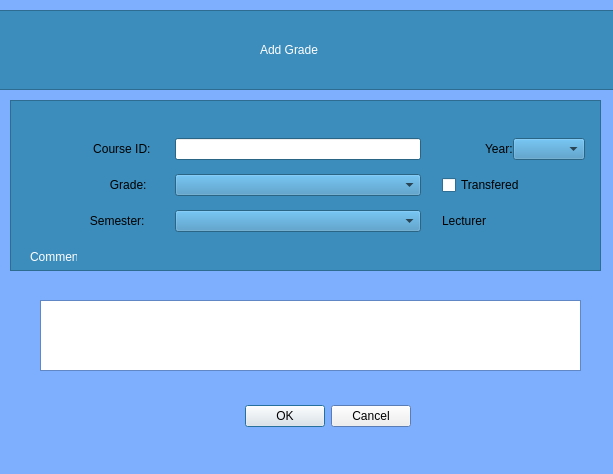
<?xml version="1.0" encoding="UTF-8"?>
<ui version="4.0">
 <class>Dialog</class>
 <widget class="QDialog" name="Dialog">
  <property name="geometry">
   <rect>
    <x>0</x>
    <y>0</y>
    <width>613</width>
    <height>474</height>
   </rect>
  </property>
  <property name="palette">
   <palette>
    <active>
     <colorrole role="WindowText">
      <brush brushstyle="SolidPattern">
       <color alpha="255">
        <red>255</red>
        <green>255</green>
        <blue>255</blue>
       </color>
      </brush>
     </colorrole>
     <colorrole role="Dark">
      <brush brushstyle="SolidPattern">
       <color alpha="255">
        <red>0</red>
        <green>85</green>
        <blue>255</blue>
       </color>
      </brush>
     </colorrole>
     <colorrole role="Text">
      <brush brushstyle="SolidPattern">
       <color alpha="255">
        <red>255</red>
        <green>255</green>
        <blue>255</blue>
       </color>
      </brush>
     </colorrole>
     <colorrole role="ButtonText">
      <brush brushstyle="SolidPattern">
       <color alpha="255">
        <red>0</red>
        <green>0</green>
        <blue>0</blue>
       </color>
      </brush>
     </colorrole>
     <colorrole role="Base">
      <brush brushstyle="SolidPattern">
       <color alpha="255">
        <red>255</red>
        <green>255</green>
        <blue>255</blue>
       </color>
      </brush>
     </colorrole>
     <colorrole role="Window">
      <brush brushstyle="SolidPattern">
       <color alpha="255">
        <red>126</red>
        <green>175</green>
        <blue>255</blue>
       </color>
      </brush>
     </colorrole>
     <colorrole role="AlternateBase">
      <brush brushstyle="SolidPattern">
       <color alpha="255">
        <red>255</red>
        <green>255</green>
        <blue>255</blue>
       </color>
      </brush>
     </colorrole>
     <colorrole role="PlaceholderText">
      <brush brushstyle="SolidPattern">
       <color alpha="128">
        <red>255</red>
        <green>255</green>
        <blue>255</blue>
       </color>
      </brush>
     </colorrole>
    </active>
    <inactive>
     <colorrole role="WindowText">
      <brush brushstyle="SolidPattern">
       <color alpha="255">
        <red>255</red>
        <green>255</green>
        <blue>255</blue>
       </color>
      </brush>
     </colorrole>
     <colorrole role="Dark">
      <brush brushstyle="SolidPattern">
       <color alpha="255">
        <red>0</red>
        <green>85</green>
        <blue>255</blue>
       </color>
      </brush>
     </colorrole>
     <colorrole role="Text">
      <brush brushstyle="SolidPattern">
       <color alpha="255">
        <red>255</red>
        <green>255</green>
        <blue>255</blue>
       </color>
      </brush>
     </colorrole>
     <colorrole role="ButtonText">
      <brush brushstyle="SolidPattern">
       <color alpha="255">
        <red>0</red>
        <green>0</green>
        <blue>0</blue>
       </color>
      </brush>
     </colorrole>
     <colorrole role="Base">
      <brush brushstyle="SolidPattern">
       <color alpha="255">
        <red>255</red>
        <green>255</green>
        <blue>255</blue>
       </color>
      </brush>
     </colorrole>
     <colorrole role="Window">
      <brush brushstyle="SolidPattern">
       <color alpha="255">
        <red>126</red>
        <green>175</green>
        <blue>255</blue>
       </color>
      </brush>
     </colorrole>
     <colorrole role="AlternateBase">
      <brush brushstyle="SolidPattern">
       <color alpha="255">
        <red>255</red>
        <green>255</green>
        <blue>255</blue>
       </color>
      </brush>
     </colorrole>
     <colorrole role="PlaceholderText">
      <brush brushstyle="SolidPattern">
       <color alpha="128">
        <red>255</red>
        <green>255</green>
        <blue>255</blue>
       </color>
      </brush>
     </colorrole>
    </inactive>
    <disabled>
     <colorrole role="WindowText">
      <brush brushstyle="SolidPattern">
       <color alpha="255">
        <red>0</red>
        <green>85</green>
        <blue>255</blue>
       </color>
      </brush>
     </colorrole>
     <colorrole role="Dark">
      <brush brushstyle="SolidPattern">
       <color alpha="255">
        <red>0</red>
        <green>85</green>
        <blue>255</blue>
       </color>
      </brush>
     </colorrole>
     <colorrole role="Text">
      <brush brushstyle="SolidPattern">
       <color alpha="255">
        <red>0</red>
        <green>85</green>
        <blue>255</blue>
       </color>
      </brush>
     </colorrole>
     <colorrole role="ButtonText">
      <brush brushstyle="SolidPattern">
       <color alpha="255">
        <red>0</red>
        <green>85</green>
        <blue>255</blue>
       </color>
      </brush>
     </colorrole>
     <colorrole role="Base">
      <brush brushstyle="SolidPattern">
       <color alpha="255">
        <red>126</red>
        <green>175</green>
        <blue>255</blue>
       </color>
      </brush>
     </colorrole>
     <colorrole role="Window">
      <brush brushstyle="SolidPattern">
       <color alpha="255">
        <red>126</red>
        <green>175</green>
        <blue>255</blue>
       </color>
      </brush>
     </colorrole>
     <colorrole role="AlternateBase">
      <brush brushstyle="SolidPattern">
       <color alpha="255">
        <red>255</red>
        <green>255</green>
        <blue>255</blue>
       </color>
      </brush>
     </colorrole>
     <colorrole role="PlaceholderText">
      <brush brushstyle="SolidPattern">
       <color alpha="128">
        <red>255</red>
        <green>255</green>
        <blue>255</blue>
       </color>
      </brush>
     </colorrole>
    </disabled>
   </palette>
  </property>
  <property name="windowTitle">
   <string>Dialog</string>
  </property>
  <widget class="QDialogButtonBox" name="buttonBox">
   <property name="geometry">
    <rect>
     <x>70</x>
     <y>400</y>
     <width>341</width>
     <height>32</height>
    </rect>
   </property>
   <property name="orientation">
    <enum>Qt::Horizontal</enum>
   </property>
   <property name="standardButtons">
    <set>QDialogButtonBox::Cancel|QDialogButtonBox::Ok</set>
   </property>
  </widget>
  <widget class="QTextEdit" name="textEdit">
   <property name="geometry">
    <rect>
     <x>40</x>
     <y>300</y>
     <width>541</width>
     <height>71</height>
    </rect>
   </property>
  </widget>
  <widget class="QLabel" name="label_8">
   <property name="geometry">
    <rect>
     <x>30</x>
     <y>250</y>
     <width>47</width>
     <height>13</height>
    </rect>
   </property>
   <property name="text">
    <string>Comment: </string>
   </property>
  </widget>
  <widget class="QFrame" name="frame">
   <property name="geometry">
    <rect>
     <x>-30</x>
     <y>10</y>
     <width>651</width>
     <height>80</height>
    </rect>
   </property>
   <property name="palette">
    <palette>
     <active>
      <colorrole role="Base">
       <brush brushstyle="SolidPattern">
        <color alpha="255">
         <red>255</red>
         <green>255</green>
         <blue>255</blue>
        </color>
       </brush>
      </colorrole>
      <colorrole role="Window">
       <brush brushstyle="SolidPattern">
        <color alpha="255">
         <red>60</red>
         <green>141</green>
         <blue>188</blue>
        </color>
       </brush>
      </colorrole>
     </active>
     <inactive>
      <colorrole role="Base">
       <brush brushstyle="SolidPattern">
        <color alpha="255">
         <red>255</red>
         <green>255</green>
         <blue>255</blue>
        </color>
       </brush>
      </colorrole>
      <colorrole role="Window">
       <brush brushstyle="SolidPattern">
        <color alpha="255">
         <red>60</red>
         <green>141</green>
         <blue>188</blue>
        </color>
       </brush>
      </colorrole>
     </inactive>
     <disabled>
      <colorrole role="Base">
       <brush brushstyle="SolidPattern">
        <color alpha="255">
         <red>60</red>
         <green>141</green>
         <blue>188</blue>
        </color>
       </brush>
      </colorrole>
      <colorrole role="Window">
       <brush brushstyle="SolidPattern">
        <color alpha="255">
         <red>60</red>
         <green>141</green>
         <blue>188</blue>
        </color>
       </brush>
      </colorrole>
     </disabled>
    </palette>
   </property>
   <property name="autoFillBackground">
    <bool>true</bool>
   </property>
   <property name="frameShape">
    <enum>QFrame::StyledPanel</enum>
   </property>
   <property name="frameShadow">
    <enum>QFrame::Sunken</enum>
   </property>
   <widget class="QLabel" name="label_3">
    <property name="geometry">
     <rect>
      <x>290</x>
      <y>30</y>
      <width>81</width>
      <height>20</height>
     </rect>
    </property>
    <property name="layoutDirection">
     <enum>Qt::LeftToRight</enum>
    </property>
    <property name="frameShadow">
     <enum>QFrame::Sunken</enum>
    </property>
    <property name="text">
     <string>Add Grade</string>
    </property>
    <property name="textFormat">
     <enum>Qt::RichText</enum>
    </property>
   </widget>
  </widget>
  <widget class="QFrame" name="frame_2">
   <property name="geometry">
    <rect>
     <x>10</x>
     <y>100</y>
     <width>591</width>
     <height>171</height>
    </rect>
   </property>
   <property name="palette">
    <palette>
     <active>
      <colorrole role="WindowText">
       <brush brushstyle="SolidPattern">
        <color alpha="255">
         <red>0</red>
         <green>0</green>
         <blue>0</blue>
        </color>
       </brush>
      </colorrole>
      <colorrole role="Button">
       <brush brushstyle="SolidPattern">
        <color alpha="255">
         <red>60</red>
         <green>141</green>
         <blue>188</blue>
        </color>
       </brush>
      </colorrole>
      <colorrole role="Light">
       <brush brushstyle="SolidPattern">
        <color alpha="255">
         <red>108</red>
         <green>201</green>
         <blue>255</blue>
        </color>
       </brush>
      </colorrole>
      <colorrole role="Midlight">
       <brush brushstyle="SolidPattern">
        <color alpha="255">
         <red>84</red>
         <green>171</green>
         <blue>221</blue>
        </color>
       </brush>
      </colorrole>
      <colorrole role="Dark">
       <brush brushstyle="SolidPattern">
        <color alpha="255">
         <red>30</red>
         <green>71</green>
         <blue>94</blue>
        </color>
       </brush>
      </colorrole>
      <colorrole role="Mid">
       <brush brushstyle="SolidPattern">
        <color alpha="255">
         <red>40</red>
         <green>94</green>
         <blue>125</blue>
        </color>
       </brush>
      </colorrole>
      <colorrole role="Text">
       <brush brushstyle="SolidPattern">
        <color alpha="255">
         <red>0</red>
         <green>0</green>
         <blue>0</blue>
        </color>
       </brush>
      </colorrole>
      <colorrole role="BrightText">
       <brush brushstyle="SolidPattern">
        <color alpha="255">
         <red>255</red>
         <green>255</green>
         <blue>255</blue>
        </color>
       </brush>
      </colorrole>
      <colorrole role="ButtonText">
       <brush brushstyle="SolidPattern">
        <color alpha="255">
         <red>0</red>
         <green>0</green>
         <blue>0</blue>
        </color>
       </brush>
      </colorrole>
      <colorrole role="Base">
       <brush brushstyle="SolidPattern">
        <color alpha="255">
         <red>255</red>
         <green>255</green>
         <blue>255</blue>
        </color>
       </brush>
      </colorrole>
      <colorrole role="Window">
       <brush brushstyle="SolidPattern">
        <color alpha="255">
         <red>60</red>
         <green>141</green>
         <blue>188</blue>
        </color>
       </brush>
      </colorrole>
      <colorrole role="Shadow">
       <brush brushstyle="SolidPattern">
        <color alpha="255">
         <red>0</red>
         <green>0</green>
         <blue>0</blue>
        </color>
       </brush>
      </colorrole>
      <colorrole role="AlternateBase">
       <brush brushstyle="SolidPattern">
        <color alpha="255">
         <red>157</red>
         <green>198</green>
         <blue>221</blue>
        </color>
       </brush>
      </colorrole>
      <colorrole role="ToolTipBase">
       <brush brushstyle="SolidPattern">
        <color alpha="255">
         <red>255</red>
         <green>255</green>
         <blue>220</blue>
        </color>
       </brush>
      </colorrole>
      <colorrole role="ToolTipText">
       <brush brushstyle="SolidPattern">
        <color alpha="255">
         <red>0</red>
         <green>0</green>
         <blue>0</blue>
        </color>
       </brush>
      </colorrole>
      <colorrole role="PlaceholderText">
       <brush brushstyle="SolidPattern">
        <color alpha="128">
         <red>0</red>
         <green>0</green>
         <blue>0</blue>
        </color>
       </brush>
      </colorrole>
     </active>
     <inactive>
      <colorrole role="WindowText">
       <brush brushstyle="SolidPattern">
        <color alpha="255">
         <red>0</red>
         <green>0</green>
         <blue>0</blue>
        </color>
       </brush>
      </colorrole>
      <colorrole role="Button">
       <brush brushstyle="SolidPattern">
        <color alpha="255">
         <red>60</red>
         <green>141</green>
         <blue>188</blue>
        </color>
       </brush>
      </colorrole>
      <colorrole role="Light">
       <brush brushstyle="SolidPattern">
        <color alpha="255">
         <red>108</red>
         <green>201</green>
         <blue>255</blue>
        </color>
       </brush>
      </colorrole>
      <colorrole role="Midlight">
       <brush brushstyle="SolidPattern">
        <color alpha="255">
         <red>84</red>
         <green>171</green>
         <blue>221</blue>
        </color>
       </brush>
      </colorrole>
      <colorrole role="Dark">
       <brush brushstyle="SolidPattern">
        <color alpha="255">
         <red>30</red>
         <green>71</green>
         <blue>94</blue>
        </color>
       </brush>
      </colorrole>
      <colorrole role="Mid">
       <brush brushstyle="SolidPattern">
        <color alpha="255">
         <red>40</red>
         <green>94</green>
         <blue>125</blue>
        </color>
       </brush>
      </colorrole>
      <colorrole role="Text">
       <brush brushstyle="SolidPattern">
        <color alpha="255">
         <red>0</red>
         <green>0</green>
         <blue>0</blue>
        </color>
       </brush>
      </colorrole>
      <colorrole role="BrightText">
       <brush brushstyle="SolidPattern">
        <color alpha="255">
         <red>255</red>
         <green>255</green>
         <blue>255</blue>
        </color>
       </brush>
      </colorrole>
      <colorrole role="ButtonText">
       <brush brushstyle="SolidPattern">
        <color alpha="255">
         <red>0</red>
         <green>0</green>
         <blue>0</blue>
        </color>
       </brush>
      </colorrole>
      <colorrole role="Base">
       <brush brushstyle="SolidPattern">
        <color alpha="255">
         <red>255</red>
         <green>255</green>
         <blue>255</blue>
        </color>
       </brush>
      </colorrole>
      <colorrole role="Window">
       <brush brushstyle="SolidPattern">
        <color alpha="255">
         <red>60</red>
         <green>141</green>
         <blue>188</blue>
        </color>
       </brush>
      </colorrole>
      <colorrole role="Shadow">
       <brush brushstyle="SolidPattern">
        <color alpha="255">
         <red>0</red>
         <green>0</green>
         <blue>0</blue>
        </color>
       </brush>
      </colorrole>
      <colorrole role="AlternateBase">
       <brush brushstyle="SolidPattern">
        <color alpha="255">
         <red>157</red>
         <green>198</green>
         <blue>221</blue>
        </color>
       </brush>
      </colorrole>
      <colorrole role="ToolTipBase">
       <brush brushstyle="SolidPattern">
        <color alpha="255">
         <red>255</red>
         <green>255</green>
         <blue>220</blue>
        </color>
       </brush>
      </colorrole>
      <colorrole role="ToolTipText">
       <brush brushstyle="SolidPattern">
        <color alpha="255">
         <red>0</red>
         <green>0</green>
         <blue>0</blue>
        </color>
       </brush>
      </colorrole>
      <colorrole role="PlaceholderText">
       <brush brushstyle="SolidPattern">
        <color alpha="128">
         <red>0</red>
         <green>0</green>
         <blue>0</blue>
        </color>
       </brush>
      </colorrole>
     </inactive>
     <disabled>
      <colorrole role="WindowText">
       <brush brushstyle="SolidPattern">
        <color alpha="255">
         <red>30</red>
         <green>71</green>
         <blue>94</blue>
        </color>
       </brush>
      </colorrole>
      <colorrole role="Button">
       <brush brushstyle="SolidPattern">
        <color alpha="255">
         <red>60</red>
         <green>141</green>
         <blue>188</blue>
        </color>
       </brush>
      </colorrole>
      <colorrole role="Light">
       <brush brushstyle="SolidPattern">
        <color alpha="255">
         <red>108</red>
         <green>201</green>
         <blue>255</blue>
        </color>
       </brush>
      </colorrole>
      <colorrole role="Midlight">
       <brush brushstyle="SolidPattern">
        <color alpha="255">
         <red>84</red>
         <green>171</green>
         <blue>221</blue>
        </color>
       </brush>
      </colorrole>
      <colorrole role="Dark">
       <brush brushstyle="SolidPattern">
        <color alpha="255">
         <red>30</red>
         <green>71</green>
         <blue>94</blue>
        </color>
       </brush>
      </colorrole>
      <colorrole role="Mid">
       <brush brushstyle="SolidPattern">
        <color alpha="255">
         <red>40</red>
         <green>94</green>
         <blue>125</blue>
        </color>
       </brush>
      </colorrole>
      <colorrole role="Text">
       <brush brushstyle="SolidPattern">
        <color alpha="255">
         <red>30</red>
         <green>71</green>
         <blue>94</blue>
        </color>
       </brush>
      </colorrole>
      <colorrole role="BrightText">
       <brush brushstyle="SolidPattern">
        <color alpha="255">
         <red>255</red>
         <green>255</green>
         <blue>255</blue>
        </color>
       </brush>
      </colorrole>
      <colorrole role="ButtonText">
       <brush brushstyle="SolidPattern">
        <color alpha="255">
         <red>30</red>
         <green>71</green>
         <blue>94</blue>
        </color>
       </brush>
      </colorrole>
      <colorrole role="Base">
       <brush brushstyle="SolidPattern">
        <color alpha="255">
         <red>60</red>
         <green>141</green>
         <blue>188</blue>
        </color>
       </brush>
      </colorrole>
      <colorrole role="Window">
       <brush brushstyle="SolidPattern">
        <color alpha="255">
         <red>60</red>
         <green>141</green>
         <blue>188</blue>
        </color>
       </brush>
      </colorrole>
      <colorrole role="Shadow">
       <brush brushstyle="SolidPattern">
        <color alpha="255">
         <red>0</red>
         <green>0</green>
         <blue>0</blue>
        </color>
       </brush>
      </colorrole>
      <colorrole role="AlternateBase">
       <brush brushstyle="SolidPattern">
        <color alpha="255">
         <red>60</red>
         <green>141</green>
         <blue>188</blue>
        </color>
       </brush>
      </colorrole>
      <colorrole role="ToolTipBase">
       <brush brushstyle="SolidPattern">
        <color alpha="255">
         <red>255</red>
         <green>255</green>
         <blue>220</blue>
        </color>
       </brush>
      </colorrole>
      <colorrole role="ToolTipText">
       <brush brushstyle="SolidPattern">
        <color alpha="255">
         <red>0</red>
         <green>0</green>
         <blue>0</blue>
        </color>
       </brush>
      </colorrole>
      <colorrole role="PlaceholderText">
       <brush brushstyle="SolidPattern">
        <color alpha="128">
         <red>0</red>
         <green>0</green>
         <blue>0</blue>
        </color>
       </brush>
      </colorrole>
     </disabled>
    </palette>
   </property>
   <property name="autoFillBackground">
    <bool>true</bool>
   </property>
   <property name="frameShape">
    <enum>QFrame::StyledPanel</enum>
   </property>
   <property name="frameShadow">
    <enum>QFrame::Raised</enum>
   </property>
   <widget class="QWidget" name="gridLayoutWidget">
    <property name="geometry">
     <rect>
      <x>0</x>
      <y>30</y>
      <width>575</width>
      <height>111</height>
     </rect>
    </property>
    <layout class="QGridLayout" name="gridLayout">
     <property name="horizontalSpacing">
      <number>21</number>
     </property>
     <item row="0" column="0">
      <widget class="QLabel" name="label_2">
       <property name="palette">
        <palette>
         <active>
          <colorrole role="Base">
           <brush brushstyle="SolidPattern">
            <color alpha="255">
             <red>255</red>
             <green>255</green>
             <blue>255</blue>
            </color>
           </brush>
          </colorrole>
          <colorrole role="Window">
           <brush brushstyle="SolidPattern">
            <color alpha="255">
             <red>12</red>
             <green>162</green>
             <blue>255</blue>
            </color>
           </brush>
          </colorrole>
         </active>
         <inactive>
          <colorrole role="Base">
           <brush brushstyle="SolidPattern">
            <color alpha="255">
             <red>255</red>
             <green>255</green>
             <blue>255</blue>
            </color>
           </brush>
          </colorrole>
          <colorrole role="Window">
           <brush brushstyle="SolidPattern">
            <color alpha="255">
             <red>12</red>
             <green>162</green>
             <blue>255</blue>
            </color>
           </brush>
          </colorrole>
         </inactive>
         <disabled>
          <colorrole role="Base">
           <brush brushstyle="SolidPattern">
            <color alpha="255">
             <red>12</red>
             <green>162</green>
             <blue>255</blue>
            </color>
           </brush>
          </colorrole>
          <colorrole role="Window">
           <brush brushstyle="SolidPattern">
            <color alpha="255">
             <red>12</red>
             <green>162</green>
             <blue>255</blue>
            </color>
           </brush>
          </colorrole>
         </disabled>
        </palette>
       </property>
       <property name="autoFillBackground">
        <bool>false</bool>
       </property>
       <property name="text">
        <string>                         Course ID: </string>
       </property>
      </widget>
     </item>
     <item row="1" column="2">
      <widget class="QCheckBox" name="checkBox">
       <property name="text">
        <string>Transfered</string>
       </property>
      </widget>
     </item>
     <item row="0" column="1">
      <widget class="QLineEdit" name="lineEdit">
       <property name="minimumSize">
        <size>
         <width>201</width>
         <height>20</height>
        </size>
       </property>
       <property name="maxLength">
        <number>5</number>
       </property>
      </widget>
     </item>
     <item row="2" column="2">
      <widget class="QLabel" name="label_7">
       <property name="text">
        <string>Lecturer</string>
       </property>
      </widget>
     </item>
     <item row="0" column="2">
      <layout class="QHBoxLayout" name="horizontalLayout">
       <item>
        <widget class="QLabel" name="label_4">
         <property name="text">
          <string>             Year:</string>
         </property>
        </widget>
       </item>
       <item>
        <widget class="QComboBox" name="comboBox_3"/>
       </item>
      </layout>
     </item>
     <item row="1" column="0">
      <widget class="QLabel" name="label_5">
       <property name="text">
        <string>                              Grade:</string>
       </property>
      </widget>
     </item>
     <item row="1" column="1">
      <widget class="QComboBox" name="comboBox"/>
     </item>
     <item row="2" column="1">
      <widget class="QComboBox" name="comboBox_2"/>
     </item>
     <item row="2" column="0">
      <widget class="QLabel" name="label_6">
       <property name="text">
        <string>                        Semester:</string>
       </property>
      </widget>
     </item>
    </layout>
   </widget>
  </widget>
  <zorder>frame_2</zorder>
  <zorder>buttonBox</zorder>
  <zorder>textEdit</zorder>
  <zorder>label_8</zorder>
  <zorder>frame</zorder>
 </widget>
 <resources/>
 <connections>
  <connection>
   <sender>buttonBox</sender>
   <signal>accepted()</signal>
   <receiver>Dialog</receiver>
   <slot>accept()</slot>
   <hints>
    <hint type="sourcelabel">
     <x>248</x>
     <y>254</y>
    </hint>
    <hint type="destinationlabel">
     <x>157</x>
     <y>274</y>
    </hint>
   </hints>
  </connection>
  <connection>
   <sender>buttonBox</sender>
   <signal>rejected()</signal>
   <receiver>Dialog</receiver>
   <slot>reject()</slot>
   <hints>
    <hint type="sourcelabel">
     <x>316</x>
     <y>260</y>
    </hint>
    <hint type="destinationlabel">
     <x>286</x>
     <y>274</y>
    </hint>
   </hints>
  </connection>
 </connections>
</ui>
